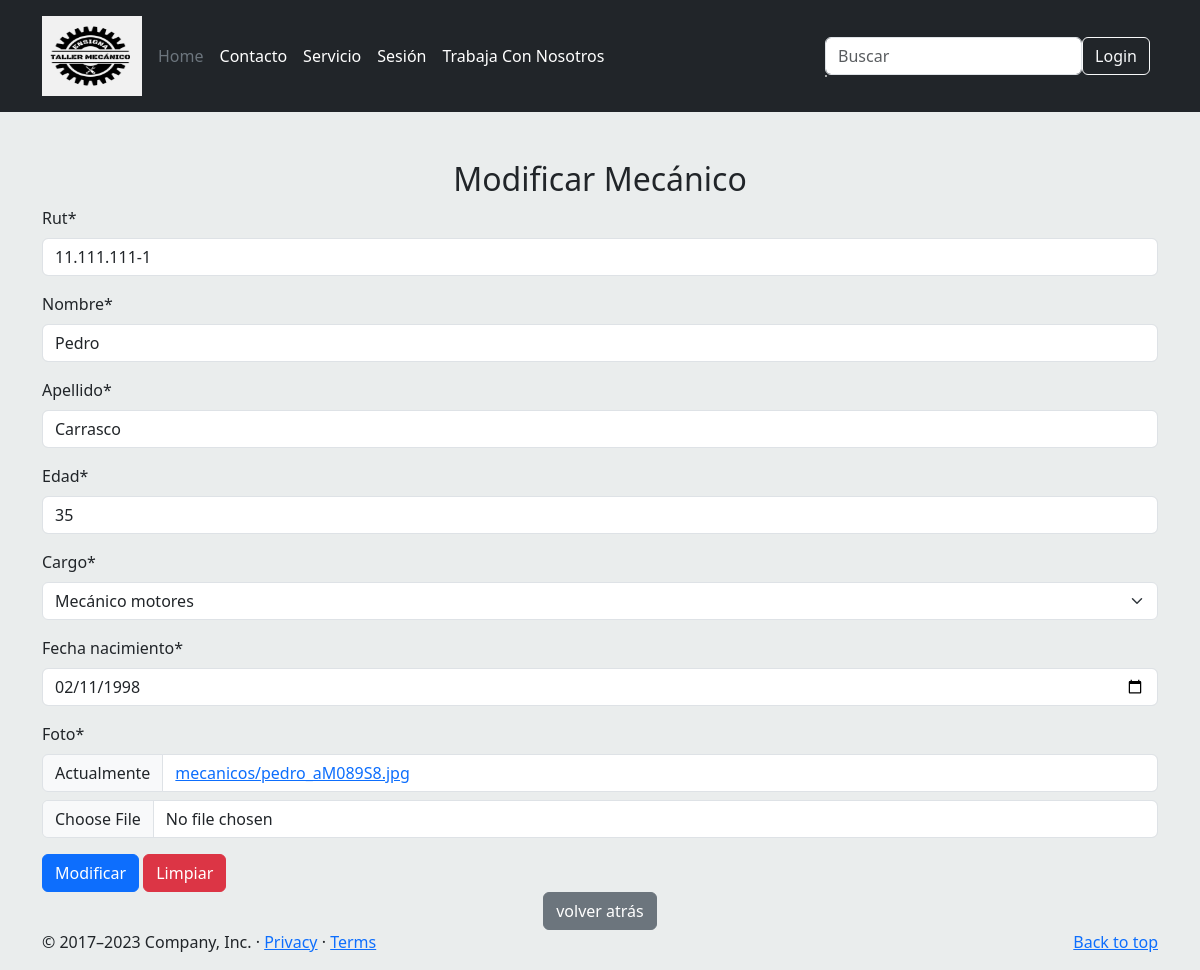
/mantenedor/profesional/modificar/11.111.111-1/, run on the app's committed database.
### appweb/models.py (models this page shows, shortened)
class Mecanico(models.Model):
    id_mecanico = models.AutoField(primary_key=True)
    rut = models.CharField(max_length=15)
    nombre = models.CharField(max_length=100)
    apellido = models.CharField(max_length=80)
    edad = models.IntegerField()
    cargo = models.ForeignKey(Cargo, on_delete=models.PROTECT)
    fecha_nacimiento = models.DateField()
    foto = models.ImageField(null=True, upload_to='mecanicos')
    usuario = models.ForeignKey(User, on_delete=models.CASCADE, blank=True, null=True)

class Cargo(models.Model):
    nombre = models.CharField(max_length=50)
    def __str__(self):
        return self.nombre

### appweb/views.py (the view, shortened to what this page needs)
# urls.py: path('mantenedor/profesional/modificar/<rut>/', modificar_mecanico, name="modificar_mecanico"),
def modificar_mecanico(request,rut):
    mecanico = get_object_or_404(Mecanico, rut=rut)
    data = {
        "form": MecanicoForm(instance=mecanico)
    }
    return render(request, "mantenedor/profesional/modificar.html",data)

### appweb/forms.py
class MecanicoForm(forms.ModelForm):
    class Meta:
        model = Mecanico
        fields = "__all__"
        widgets = {
            'usuario': forms.HiddenInput(),
            "fecha_nacimiento": forms.DateTimeInput(attrs={'type':'date'}, format=('%Y-%m-%d'))
        }

### appweb/templates/mantenedor/profesional/modificar.html (shortened to what this page needs)
{% extends 'base.html' %}
{% load crispy_forms_tags %}
{% block contenido %}
<div class="container mt-5">
  <div class="text-center">
    <h2 class="mt-4">Modificar Mecánico</h2>
  </div>
  <form id="formAgregar" method="post" action="" enctype="multipart/form-data">
    {{ form | crispy }}
    <button type="submit" class="btn btn-primary">Modificar</button>
    <button type="reset" class="btn btn-danger">Limpiar</button>
    <center><input type="button" class="btn btn-secondary btn" onclick="history.back()"
      name="volver atrás" value="volver atrás"></center>
</form>
</div>
{% endblock %}

### data on the page
Mecanico: rut "11.111.111-1", nombre "Pedro", apellido "Carrasco", edad "35", cargo "Mecánico motores", fecha_nacimiento "02/11/1998"
